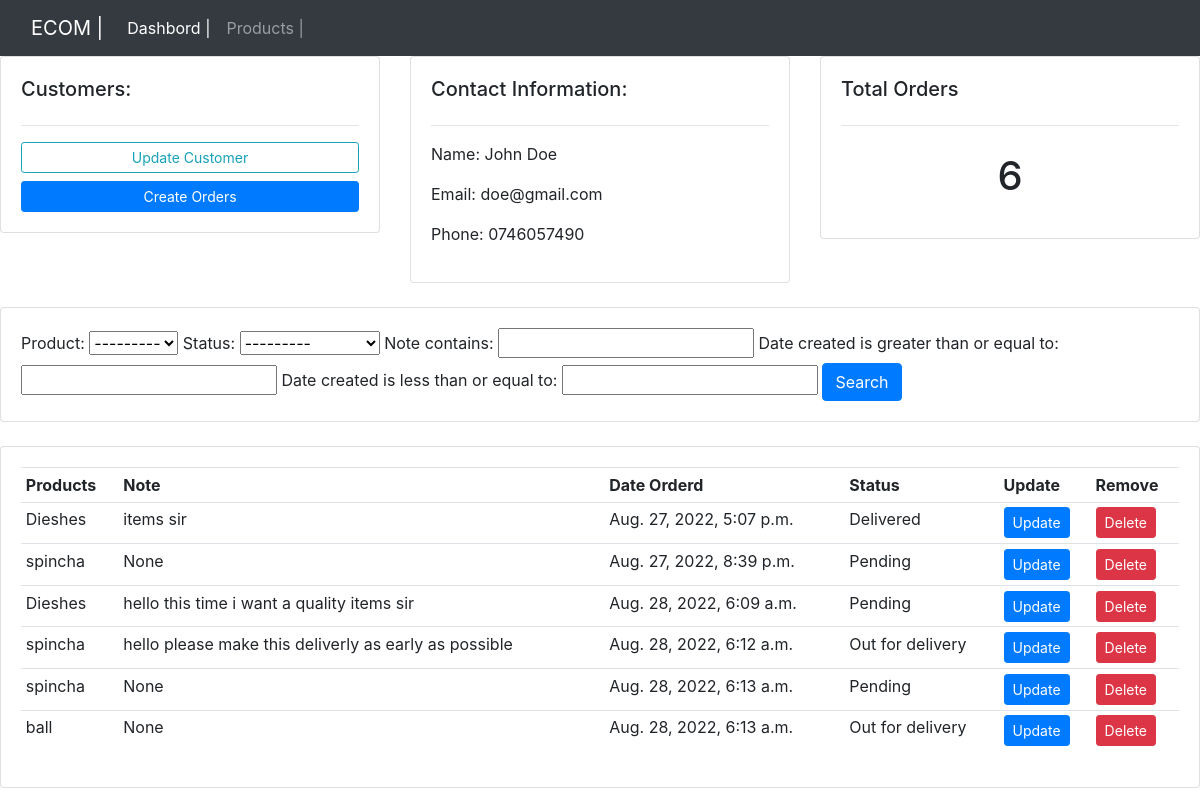
Screenshot of /customers/1/ with the database file from the repository.
### crm/models.py (models this page shows, shortened)
class Customers(models.Model):
    name = models.CharField(max_length=200,blank=True,null=True)
    email = models.CharField(max_length=200,blank=True,null=True)
    phone = models.CharField(max_length=200,blank=True,null=True)
    date_created = models.DateTimeField(auto_now_add=True)

class Order(models.Model):
    STATUS = (
        ('Pending','Pending'),
        ('Out for delivery','Out for delivery'),
        ('Delivered','Delivered'),
    )
    customer=models.ForeignKey(Customers,null=True,on_delete=models.SET_NULL)
    product=models.ForeignKey(Products,null=True,on_delete=models.SET_NULL)
    date_created = models.DateTimeField(auto_now_add=True)
    status=models.CharField(max_length=200,blank=True,null=True,choices=STATUS)
    note=models.CharField(max_length=1000,blank=True,null=True)

class Products(models.Model):
    CATEGORY = (
        ('Indoor','Indoor'),
        ('Out Door','Out Door'),
    )
    name=models.CharField(max_length=200,blank=True,null=True)
    price=models.FloatField(blank=True,null=True)
    category=models.CharField(max_length=200,blank=True,null=True,choices=CATEGORY)
    description=models.CharField(max_length=200,blank=True,null=True)
    date_created = models.DateTimeField(auto_now_add=True)
    tag=models.ManyToManyField(Tag)
    def __str__(self):
        return self.name

### crm/views.py (the view)
# urls.py: path('customers/<int:pk>/',customers,name='customers'),
def customers(request,pk):
    customers = Customers.objects.get(id=pk)
    orders = customers.order_set.all()
    orders_count=orders.count()
    myFilter=OrderFilter(request.GET,queryset=orders)
    orders=myFilter.qs
    context={
        'customers':customers,
        'orders':orders,
        'orders_count':orders_count,
        'myFilter':myFilter
        }
    return render(request, 'customers.html',context)

### frontend/templates/customers.html
{% extends 'base.html' %}
{% load static %}
{% block content %}
<div class="row">
    <div class="col-md">
        <div class="card card-body">
            <h5>Customers:</h5>
            <hr>
            <a href="" class="btn btn-outline-info btn-sm btn-block">Update Customer</a>
            <a href="{% url 'crm:create_order' customers.id %}" class="btn btn-primary btn-sm btn-block">Create Orders</a>
        </div>
    </div>
    <div class="col-md">
        <div class="card card-body">
            <h5>Contact Information:</h5>
            <hr>
            <p>Name:  {{customers.name}}</p>
            <p>Email:  {{customers.email}}</p>
            <p>Phone:  {{customers.phone}}</p>
        </div>
    </div>
    <div class="col-md">
        <div class="card card-body">
            <h5>Total Orders</h5>
            <hr>
            <h1 style="text-align:center; padding:10px;">{{orders_count}}</h1>
        </div>
    </div>
</div>
<br>
<div class="row">
    <div class="col">
        <div class="card card-body">
            <form action="" method="get">
                {{myFilter.form}}
                <button class="btn btn-primary" type="submit">Search</button>
            </form>
        </div>
    </div>
</div>
<br>
<div class="row">
    <div class="col-md">
        <div class="card card-body">
            <table class="table table-sm">
                <tr>
                    <th>Products</th>
                    <th>Note</th>
                    <th>Date Orderd</th>
                    <th>Status</th>
                    <th>Update</th>
                    <th>Remove</th>
                </tr>
                {% for order in orders %}
                <tr>
                    <td>{{order.product}}</td>
                    <td>{{order.note}}</td>
                    <td>{{order.date_created}}</td>
                    <td>{{order.status}}</td>
                    <td><a href="{% url 'crm:update_order' order.id  %}" class="btn btn-primary btn-sm">Update</a></td>
                    <td><a href="{% url 'crm:delete_order' order.id %}" class="btn btn-danger btn-sm">Delete</a></td>
                </tr>
                {% endfor %}
            </table>
        </div>
    </div>
</div>
{% endblock %}

### frontend/static/css/main.css (style rules this page uses)
body { background-color: #ebeff5; }

### rows the page displays
Customers: name "John Doe", email "doe@gmail.com", phone "0746057490"
Order: product "Dieshes", note "items sir", date_created "Aug. 27, 2022, 5:07 p.m.", status "Delivered"
Order: product "spincha", note "None", date_created "Aug. 27, 2022, 8:39 p.m.", status "Pending"
Order: product "Dieshes", note "hello this time i want a quality items sir", date_created "Aug. 28, 2022, 6:09 a.m.", status "Pending"
Order: product "spincha", note "hello please make this deliverly as early as possible", date_created "Aug. 28, 2022, 6:12 a.m.", status "Out for delivery"
Order: product "spincha", note "None", date_created "Aug. 28, 2022, 6:13 a.m.", status "Pending"
Order: product "ball", note "None", date_created "Aug. 28, 2022, 6:13 a.m.", status "Out for delivery"

### other values shown
{{ orders_count }} "6"
